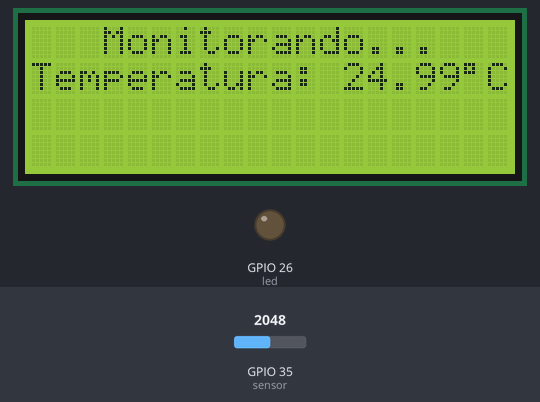
This sketch was run on a simulated ESP32. Shown: 20×4 character LCD, output pins drawn as LEDs (lit = HIGH). Inputs (shaded band) come from the test bench; at power-on: GPIO 35 (sensor) = 2048. What the sketch prints to the serial monitor is not drawn.

Above: at 1.2 s.
1.3 s: GPIO 35 (sensor) set to 1118
At 2.4 s:
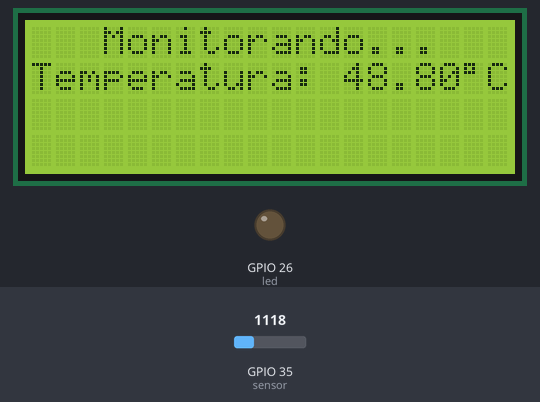
3.6 s: GPIO 35 (sensor) set to 1043
At 5.2 s:
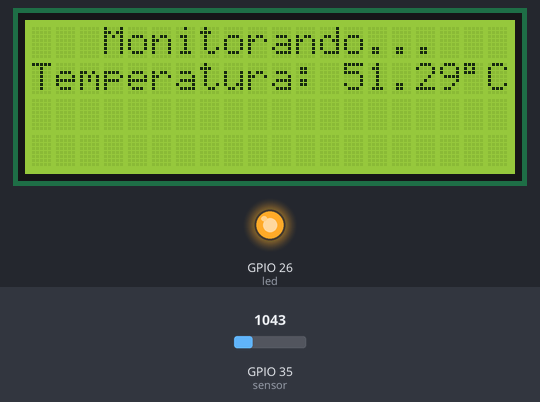
5.7 s: GPIO 35 (sensor) set to 1228
At 6.8 s:
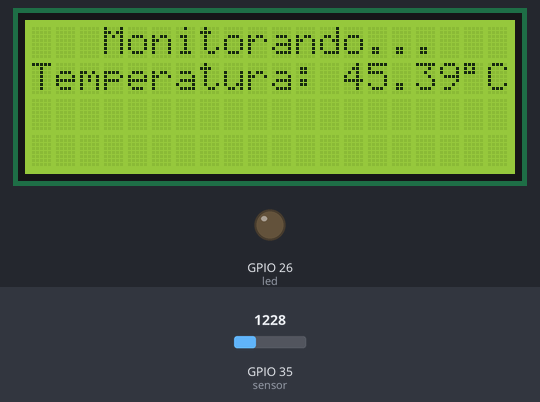
Timing chart, 0 to 8.7 s (numbered marks = the images above; inputs shaded):
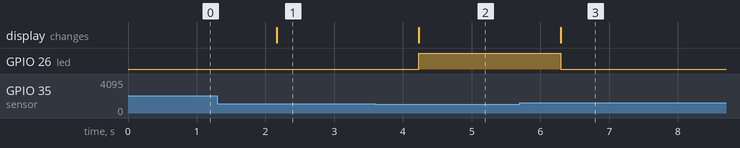

The sketch:

Termistor_e_LED.ino
```cpp
#include <LiquidCrystal_I2C.h>

LiquidCrystal_I2C lcd(0x27, 20, 4);

const float BETA = 3950;    // Coeficiente Beta do NTC
int led = 26;              // Define o LED no pino 26

void setup() {
  Serial.begin(115200);
  pinMode(led, OUTPUT);
  lcd.init();
  lcd.backlight();
}

void loop() {
  int analogValue = analogRead(35);    // Lê o sensor no pino 35.

  float celsius = 1 / (log(1 / (4095. / analogValue - 1)) / BETA + 1.0 / 298.15) - 273.15;

  char valor[10];   // mantém o valor em 2 casas decimais após o ponto.
  sprintf(valor, "%.2f", celsius);

  String temp = ("Temperatura: " + String(valor) + (char)223 + "C ");

  Serial.println(celsius);
  lcd.setCursor(3, 0);
  lcd.print("Monitorando...");
  lcd.setCursor(0, 1);
  lcd.print(temp);

  if(celsius >= 50){         // Temperatura >= a 50°C = acende o LED.
    digitalWrite(led, HIGH);
  }
  else{
    digitalWrite(led, LOW);
  }

  delay(1000);
}
```

Measured:
- the behaviour switches between 1082 and 1081 on GPIO 35 (sensor) (found by bisection; images 1 and 2)
- after the input at 1.3 s, the display: changes after 0.86 s (image 1)
- after the input at 3.6 s, GPIO 26 (led): LOW → HIGH after 0.63 s; the display: changes after 0.63 s (image 2)
- after the input at 5.7 s, GPIO 26 (led): HIGH → LOW after 0.60 s; the display: changes after 0.60 s (image 3)
